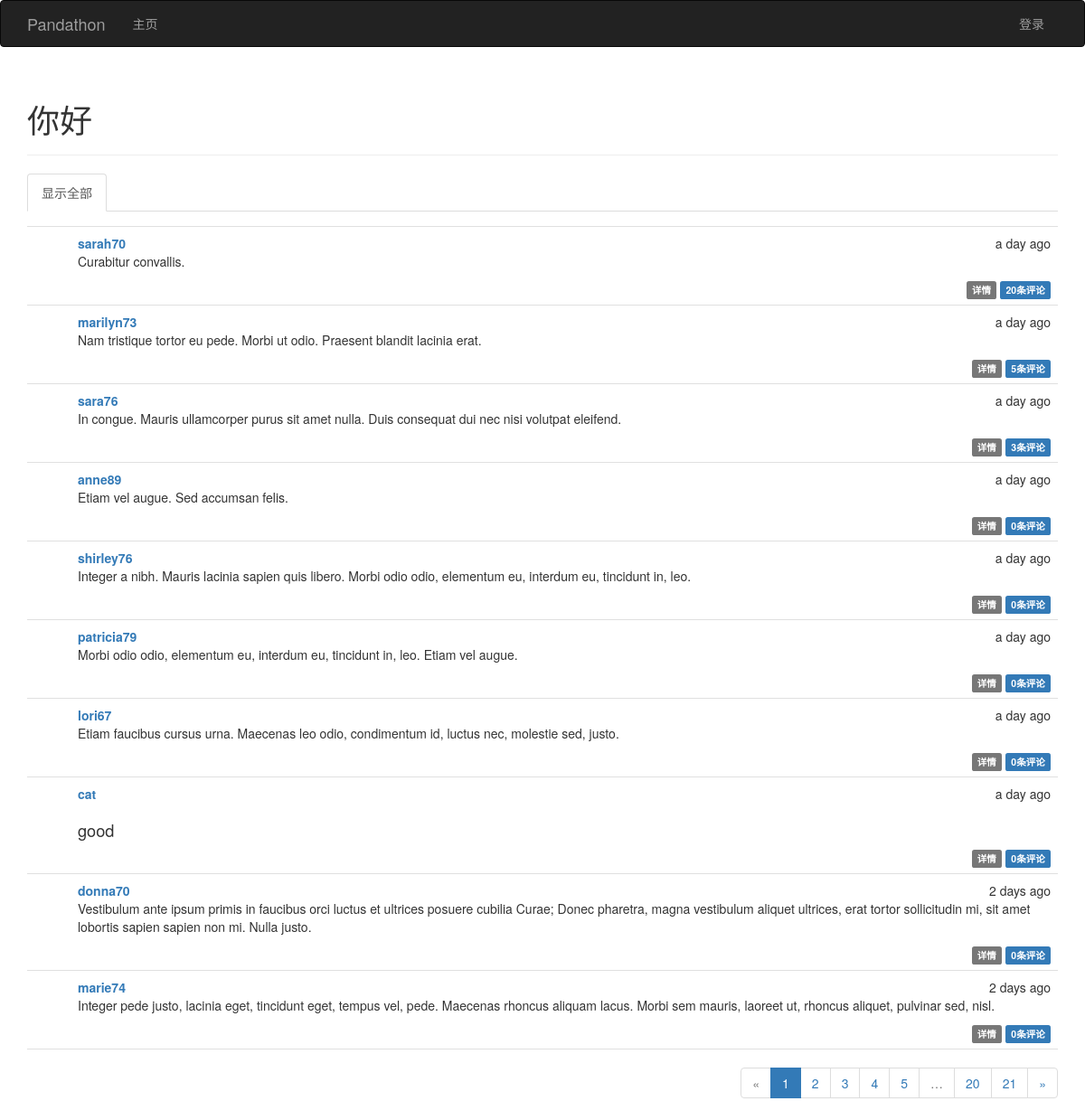
The page / on the database its author committed.
### app/models.py (models this page shows, shortened)
class Post(db.Model):
    __tablename__ = 'posts'
    id = db.Column(db.Integer, primary_key=True)
    body = db.Column(db.Text)
    body_html = db.Column(db.Text)
    timestamp = db.Column(db.DateTime, index=True, default=datetime.now())
    author_id = db.Column(db.Integer, db.ForeignKey('users.id'))
    comments = db.relationship('Comment', backref='post', lazy='dynamic')

class User(UserMixin, db.Model):
    __tablename__ = 'users'
    id = db.Column(db.Integer, primary_key=True)
    email = db.Column(db.String(64), unique=True, index=True)
    username = db.Column(db.String(64), unique=True, index=True)
    role_id = db.Column(db.Integer, db.ForeignKey('roles.id'))
    password_hash = db.Column(db.String(128))
    confirmed = db.Column(db.Boolean, default=True)
    name = db.Column(db.String(64))
    location = db.Column(db.String(64))
    about_me = db.Column(db.Text())
    member_since = db.Column(db.DateTime(), default=datetime.now())
    last_seen = db.Column(db.DateTime(), default=datetime.now())
    posts = db.relationship('Post', backref='author', lazy='dynamic')
    followed = db.relationship('Follow', foreign_keys=[Follow.follower_id],
                               backref=db.backref('follower', lazy='joined'),
                               lazy='dynamic', cascade='all, delete-orphan')
    followers = db.relationship('Follow', foreign_keys=[Follow.followed_id],
                                backref=db.backref('followed', lazy='joined'),
                                lazy='dynamic', cascade='all, delete-orphan')
    comments = db.relationship('Comment', backref='author', lazy='dynamic')
    @property
    def password(self):
        raise AttributeError('password is not a readable attribute')

### app/main/views.py (the view)
@main.route('/', methods=['GET', 'POST'])
def index():
    form = PostForm()
    if current_user.can(Permission.WRITE_ARTICLES) and \
            form.validate_on_submit():
        post = Post(body=form.body.data,
                    author=current_user._get_current_object())
        db.session.add(post)
        return redirect(url_for('.index'))
    page = request.args.get('page', 1, type=int)
    show_followed = False
    if current_user.is_authenticated():
        show_followed = bool(request.cookies.get('show_followed', ''))
    if show_followed:
        query = current_user.followed_posts
    else:
        query = Post.query
    pagination = query.order_by(Post.timestamp.desc()).paginate(
        page, per_page=current_app.config['PANDATHON_POSTS_PER_PAGE'],
        error_out=False)
    posts = pagination.items
    return render_template('index.html', form=form, posts=posts,
                           show_followed=show_followed, pagination=pagination)

### app/auth/views.py (called while the page is built)
@auth.before_app_request
def before_request():
    if current_user.is_authenticated():
        current_user.ping()
        if not current_user.confirmed \
                and request.endpoint[:5] != 'auth.':
            return redirect(url_for('auth.unconfirmed'))

### app/main/__init__.py (called while the page is built)
@main.app_context_processor
def inject_permissions():
    return dict(Permission=Permission)

### app/models.py (called while the page is built)
    def can(self, permissions):
        return False

    def is_administrator(self):
        return False

### app/templates/index.html (shortened to what this page needs)
{% extends "base.html" %}
{% import "bootstrap/wtf.html" as wtf %}
{% import "_macros.html" as macros %}
{% block page_content %}
<div class="page-header">
    <h1>你好{% if current_user.is_authenticated() %}，{{ current_user.username }}{% endif %}</h1>
</div>
<div class="post-tabs">
    <ul class="nav nav-tabs">
        <li{% if not show_followed %} class="active"{% endif %}><a href="{{ url_for('.show_all') }}">显示全部</a></li>
    </ul>
</div>
{% include '_posts.html' %}
{% if pagination %}
<div class="pagination">
    {{ macros.pagination_widget(pagination, '.index') }}
</div>
{% endif %}
{% endblock %}

### app/templates/_posts.html (shortened to what this page needs)
<ul class="posts">
    {% for post in posts %}
    <li class="post">
        <div class="post-content">
            <div class="post-date">{{ moment(post.timestamp, True).fromNow() }}</div>
            <div class="post-author"><a href="{{ url_for('.user', username=post.author.username) }}">{{ post.author.username }}</a></div>
            <div class="post-body">
            {% if post.body_html %}
                {{ post.body_html | safe }}
            {% else %}
                {{ post.body }}
            {% endif %}
            </div>
            <div class="post-footer">
                <a href="{{ url_for('.post', id=post.id) }}">
                    <span class="label label-default">详情</span>
                </a>
                <a href="{{ url_for('.post', id=post.id) }}#comments">
                    <span class="label label-primary">{{ post.comments.count() }}条评论</span>
                </a>
            </div>
        </div>
    </li>
    {% endfor %}
</ul>

### app/static/styles.css (style rules this page uses)
div.post-tabs { margin-top: 16px; }
ul.posts { list-style-type: none; padding: 0px; margin: 16px 0px 0px 0px; border-top: 1px solid #e0e0e0; }
ul.posts li.post { padding: 8px; border-bottom: 1px solid #e0e0e0; }
div.post-date { float: right; }
div.post-author { font-weight: bold; }
div.post-content { margin-left: 48px; min-height: 48px; }
div.post-footer { text-align: right; }
div.pagination { width: 100%; text-align: right; padding: 0px; margin: 0px; }
.post-body h2 { font-size: 130%; }

### rows shown on the page
Post: timestamp "a day ago", author.username "sarah70", body_html "Curabitur convallis.", comments.count "20"
Post: timestamp "a day ago", author.username "marilyn73", body_html "Nam tristique tortor eu pede. Morbi ut odio. Praesent blandit lacinia erat.", comments.count "5"
Post: timestamp "a day ago", author.username "sara76", body_html "In congue. Mauris ullamcorper purus sit amet nulla. Duis consequat dui nec nisi volutpat eleifend.", comments.count "3"
Post: timestamp "a day ago", author.username "anne89", body_html "Etiam vel augue. Sed accumsan felis.", comments.count "0"
Post: timestamp "a day ago", author.username "shirley76", body_html "Integer a nibh. Mauris lacinia sapien quis libero. Morbi odio odio, elementum eu, interdum eu, tincidunt in, leo.", comments.count "0"
Post: timestamp "a day ago", author.username "patricia79", body_html "Morbi odio odio, elementum eu, interdum eu, tincidunt in, leo. Etiam vel augue.", comments.count "0"
Post: timestamp "a day ago", author.username "lori67", body_html "Etiam faucibus cursus urna. Maecenas leo odio, condimentum id, luctus nec, molestie sed, justo.", comments.count "0"
Post: timestamp "a day ago", author.username "cat", body_html "good", comments.count "0"
Post: timestamp "2 days ago", author.username "donna70", body_html "Vestibulum ante ipsum primis in faucibus orci luctus et ultrices posuere cubilia Curae; Donec pharetra, magna vestibulum aliquet ultrices, erat tortor sollicitudin mi, sit amet lobortis sapien sapien non mi. Nulla justo.", comments.count "0"
Post: timestamp "2 days ago", author.username "marie74", body_html "Integer pede justo, lacinia eget, tincidunt eget, tempus vel, pede. Maecenas rhoncus aliquam lacus. Morbi sem mauris, laoreet ut, rhoncus aliquet, pulvinar sed, nisl.", comments.count "0"

### other values the page prints
{{ p }} "1"
{{ p }} "2" "3" "4" "5" "20" "21"
